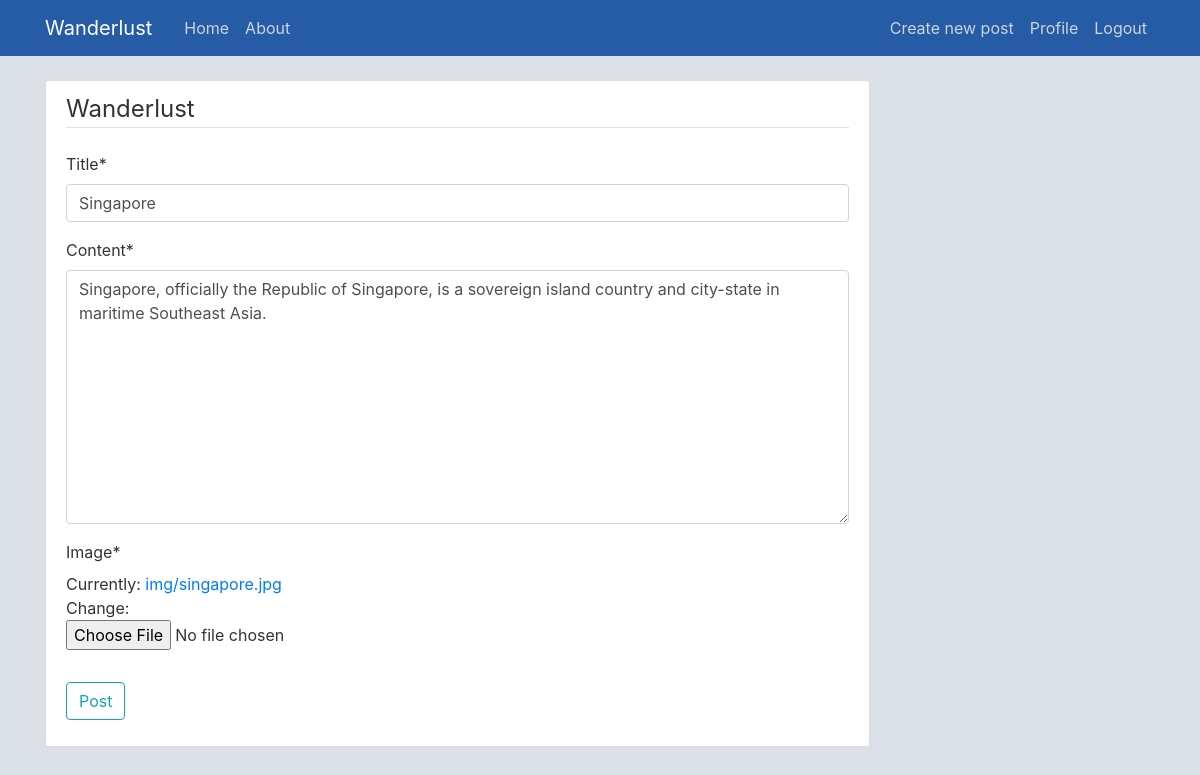
Screenshot of /post/10/update/ (signed in) with the database file from the repository.
### wanderlust/models.py (models this page shows, shortened)
class Post(models.Model):
    title = models.CharField(max_length=100)
    content = models.TextField()
    date_posted = models.DateTimeField(default=timezone.now)
    image = models.ImageField(default='img/default.jpg', upload_to='img')
    author = models.ForeignKey(User, on_delete=models.CASCADE)

### wanderlust/views.py (the view, shortened to what this page needs)
# urls.py: path('post/<int:pk>/update/', PostUpdateView.as_view(), name='post-update'),
class PostUpdateView(LoginRequiredMixin, UserPassesTestMixin, UpdateView):
    model = Post
    fields = ['title', 'content', 'image']
    def test_func(self):
        post = self.get_object()
        if self.request.user == post.author:
            return True
        return False

### wanderlust/templates/wanderlust/post_form.html (shortened to what this page needs)
{% extends "wanderlust/base.html" %}
{% load crispy_forms_tags %}
{% block content %}
    <div class="content-section">
        <form method="POST" enctype="multipart/form-data">
            <fieldset class="form-group">
                <legend class="border-bottom mb-4">Wanderlust</legend>
                {{ form|crispy }}
            </fieldset>
            <div class="form-group">
                <button class="btn btn-outline-info" type="submit">Post</button>
            </div>
        </form>
    </div>
{% endblock content %}

### wanderlust/static/wanderlust/main.css (style rules this page uses)
body { background: #dbe0e7; color: #333333; margin-top: 5rem; }
.content-section { background: #ffffff; padding: 10px 20px; border: 1px solid #dddddd; border-radius: 3px; margin-bottom: 20px; }

### rows the page displays
Post: title "Singapore", content "Singapore, officially the Republic of Singapore, is a sovereign island country and city-state in maritime Southeast Asia."
